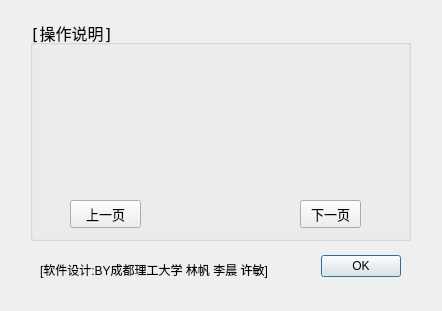
<?xml version="1.0" encoding="UTF-8"?>
<ui version="4.0">
 <class>explanatry</class>
 <widget class="QDialog" name="explanatry">
  <property name="geometry">
   <rect>
    <x>0</x>
    <y>0</y>
    <width>442</width>
    <height>311</height>
   </rect>
  </property>
  <property name="minimumSize">
   <size>
    <width>442</width>
    <height>311</height>
   </size>
  </property>
  <property name="maximumSize">
   <size>
    <width>442</width>
    <height>311</height>
   </size>
  </property>
  <property name="windowTitle">
   <string>Dialog</string>
  </property>
  <widget class="QDialogButtonBox" name="buttonBox">
   <property name="geometry">
    <rect>
     <x>310</x>
     <y>250</y>
     <width>91</width>
     <height>32</height>
    </rect>
   </property>
   <property name="orientation">
    <enum>Qt::Horizontal</enum>
   </property>
   <property name="standardButtons">
    <set>QDialogButtonBox::Ok</set>
   </property>
  </widget>
  <widget class="QGroupBox" name="title">
   <property name="geometry">
    <rect>
     <x>30</x>
     <y>20</y>
     <width>381</width>
     <height>221</height>
    </rect>
   </property>
   <property name="font">
    <font>
     <family>Andale Mono</family>
     <pointsize>12</pointsize>
    </font>
   </property>
   <property name="title">
    <string>[操作说明]</string>
   </property>
   <widget class="QLabel" name="text">
    <property name="geometry">
     <rect>
      <x>10</x>
      <y>30</y>
      <width>361</width>
      <height>131</height>
     </rect>
    </property>
    <property name="font">
     <font>
      <pointsize>10</pointsize>
     </font>
    </property>
    <property name="text">
     <string/>
    </property>
   </widget>
   <widget class="QPushButton" name="pBL">
    <property name="geometry">
     <rect>
      <x>40</x>
      <y>180</y>
      <width>71</width>
      <height>28</height>
     </rect>
    </property>
    <property name="font">
     <font>
      <family>Andale Mono</family>
      <pointsize>10</pointsize>
     </font>
    </property>
    <property name="text">
     <string>上一页</string>
    </property>
   </widget>
   <widget class="QPushButton" name="pBR">
    <property name="geometry">
     <rect>
      <x>270</x>
      <y>180</y>
      <width>61</width>
      <height>28</height>
     </rect>
    </property>
    <property name="font">
     <font>
      <pointsize>10</pointsize>
     </font>
    </property>
    <property name="text">
     <string>下一页</string>
    </property>
   </widget>
  </widget>
  <widget class="QLabel" name="label_2">
   <property name="geometry">
    <rect>
     <x>40</x>
     <y>260</y>
     <width>261</width>
     <height>20</height>
    </rect>
   </property>
   <property name="text">
    <string>[软件设计:BY成都理工大学 林帆 李晨 许敏]</string>
   </property>
   <property name="textFormat">
    <enum>Qt::AutoText</enum>
   </property>
  </widget>
 </widget>
 <resources/>
 <connections>
  <connection>
   <sender>buttonBox</sender>
   <signal>accepted()</signal>
   <receiver>explanatry</receiver>
   <slot>accept()</slot>
   <hints>
    <hint type="sourcelabel">
     <x>248</x>
     <y>254</y>
    </hint>
    <hint type="destinationlabel">
     <x>157</x>
     <y>274</y>
    </hint>
   </hints>
  </connection>
  <connection>
   <sender>buttonBox</sender>
   <signal>rejected()</signal>
   <receiver>explanatry</receiver>
   <slot>reject()</slot>
   <hints>
    <hint type="sourcelabel">
     <x>316</x>
     <y>260</y>
    </hint>
    <hint type="destinationlabel">
     <x>286</x>
     <y>274</y>
    </hint>
   </hints>
  </connection>
 </connections>
</ui>
